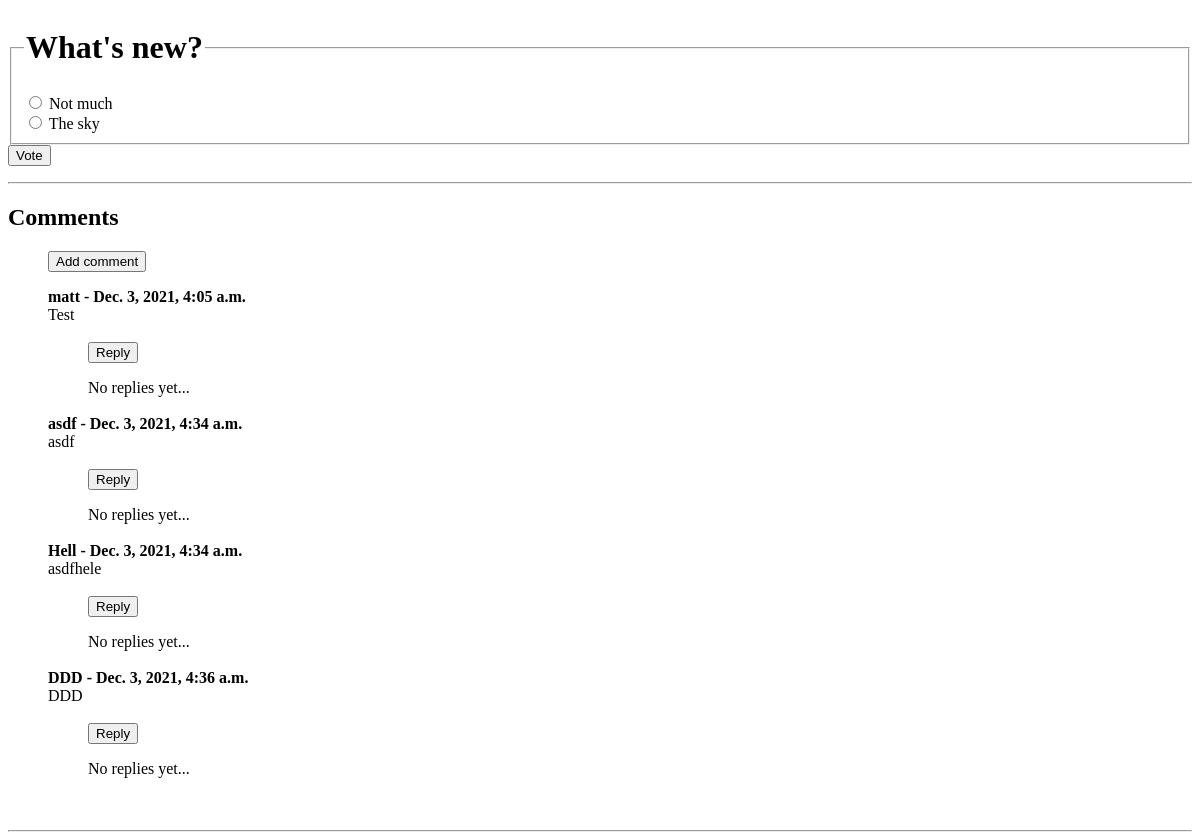
/polls/1/, run on an earlier commit of the app's database.
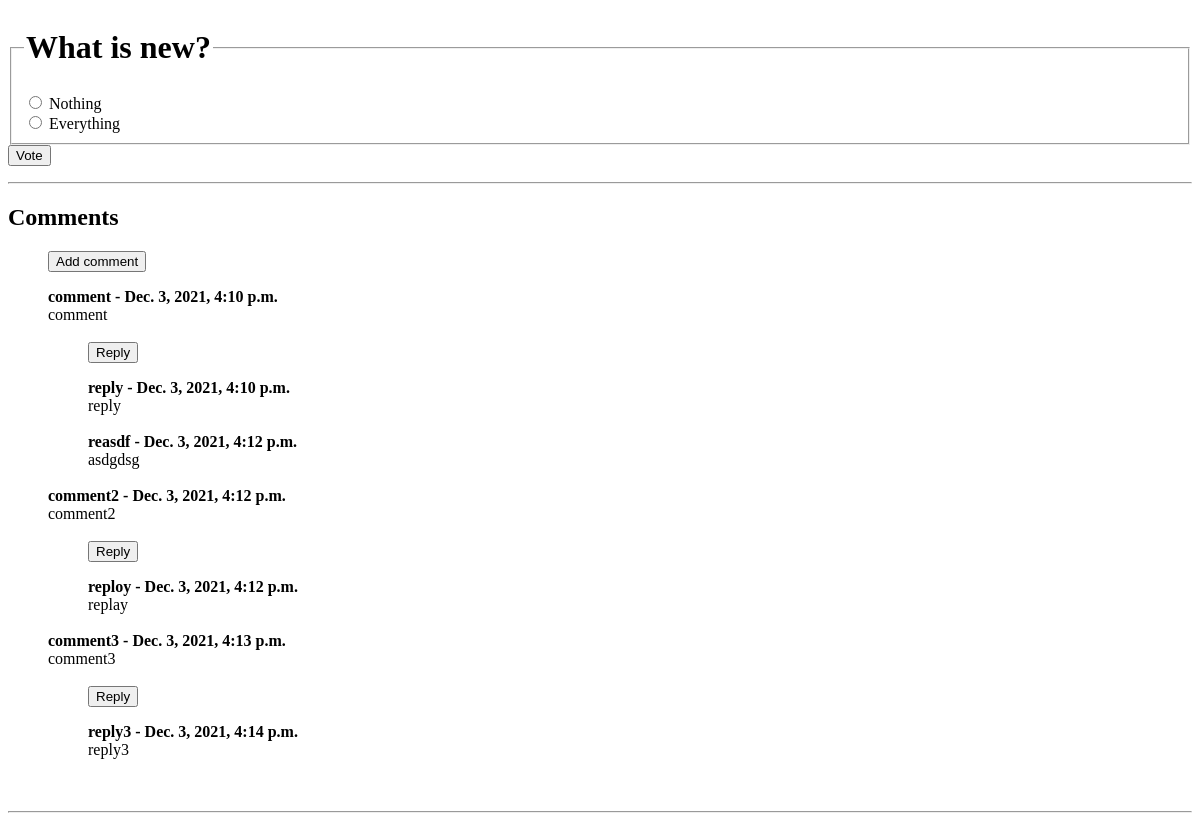
And on a later commit of the database.
### polls/models.py (models this page shows, shortened)
class Question(models.Model):
    question_text = models.CharField(max_length=200)
    pub_date = models.DateTimeField("date published")
    closed = models.BooleanField(default=False)
    closed_at = models.DateTimeField("date closed", blank=True, null=True)

class Choice(models.Model):
    question = models.ForeignKey(Question, on_delete=models.CASCADE)
    choice_text = models.CharField(max_length=200)
    votes = models.IntegerField(default=0)

class Comment(models.Model):
    question = models.ForeignKey(Question, on_delete=models.CASCADE, related_name="comments")
    name = models.CharField(max_length=200)
    body = models.TextField()
    date_added = models.DateTimeField(auto_now_add=True)
    parent = models.ForeignKey('self', on_delete=models.CASCADE, blank=True, null=True, related_name='replies')

### polls/views.py (the view)
# urls.py: path('<int:pk>/', views.DetailView.as_view(), name='detail'),
class DetailView(generic.DetailView):
    model = Question
    template_name = "polls/detail.html"

### polls/templates/polls/detail.html (shortened to what this page needs)
<form action="{% url 'polls:vote' question.id %}" method="post">
    <fieldset>
        <legend><h1>{{ question.question_text }}</h1></legend>
        {% for choice in question.choice_set.all %}
            <input type="radio" name="choice" id="choice{{ forloop.counter }}" value="{{ choice.id }}">
            <label for="choice{{ forloop.counter }}">{{ choice.choice_text }}</label><br>
        {% endfor %}
    </fieldset>
    <input type="submit" value="Vote">
</form>
<hr>
<h2>Comments</h2>
<ul>
    <form action="{% url 'polls:comment' question.id %}" method="post">
        <p><input type="submit" value="Add comment"></p>
    </form>
    {% if not question.comments.all %}
        No comments yet...
        <br>
    {% else %}
        {% for comment in question.comments.all %}
            {% if comment.parent is blank %}
                <strong>{{ comment.name }} - {{ comment.date_added }}</strong>
                <br>
                {{ comment.body }}
                <br><br>
                <ul>
                    <form action="{% url 'polls:comment' question.id %}" method="post">
                        <input type="submit" value="Reply">
                    </form>
                    {% if not comment.replies.all %}
                        No replies yet...
                        <br><br>
                    {% else %}
                        {% for reply in comment.replies.all %}
                            <strong>{{ reply.name }} - {{ reply.date_added }}</strong>
                            <br>
                            {{ reply.body }}
                            <br><br>
                        {% endfor %}
                    {% endif %}
                </ul>
            {% endif %}
        {% endfor %}
    {% endif %}
    <br>
</ul>
<hr>

What changed in the data, as far as the page shows it:
removed Comment: name "matt", date_added "Dec. 3, 2021, 4:05 a.m.", body "Test", shows "No replies yet...", shown under "Comments"
removed Comment: name "asdf", date_added "Dec. 3, 2021, 4:34 a.m.", body "asdf", shows "No replies yet...", shown under "Comments"
removed Comment: name "Hell", date_added "Dec. 3, 2021, 4:34 a.m.", body "asdfhele", shows "No replies yet...", shown under "Comments"
removed Comment: name "DDD", date_added "Dec. 3, 2021, 4:36 a.m.", body "DDD", shows "No replies yet...", shown under "Comments"
changed Question: question_text "What's new?" → "What is new?"
changed Choice: choice "☐ Not much" → "☐ Nothing"; choice_text "Not much" → "Nothing"
changed Choice: choice "☐ The sky" → "☐ Everything"; choice_text "The sky" → "Everything"
added Comment: name "comment", date_added "Dec. 3, 2021, 4:10 p.m.", body "comment", shown under "Comments"
added Comment: name "reply", date_added "Dec. 3, 2021, 4:10 p.m.", body "reply", shown under "comment"
added Comment: name "reasdf", date_added "Dec. 3, 2021, 4:12 p.m.", body "asdgdsg", shown under "comment"
added Comment: name "comment2", date_added "Dec. 3, 2021, 4:12 p.m.", body "comment2", shown under "Comments"
added Comment: name "reploy", date_added "Dec. 3, 2021, 4:12 p.m.", body "replay", shown under "comment2"
added Comment: name "comment3", date_added "Dec. 3, 2021, 4:13 p.m.", body "comment3", shown under "Comments"
added Comment: name "reply3", date_added "Dec. 3, 2021, 4:14 p.m.", body "reply3", shown under "comment3"
